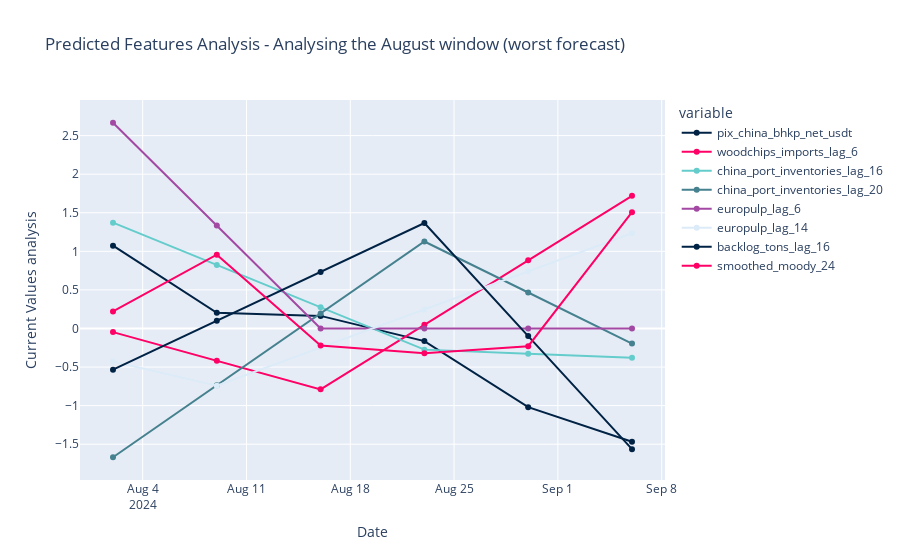

Notebook source saved alongside this figure:
### Code cell
fig1 = px.line(
    X_test_analysis_scaled,
    x=X_test_analysis_scaled.index,
    y=["pix_china_bhkp_net_usdt", *not_predicted_vars],
    title="Predicted Features Analysis - Analysing the August window (worst forecast)",
    markers=True,
    color_discrete_sequence=colors,
)
fig1.update_layout(xaxis_title="Date", yaxis_title="Current Values analysis")

fig1.show()

### Figure 1 — Plotly figure (JSON) as saved in the notebook; plotly's stock layout.template omitted (floating-point values rounded to 4 significant figures)
{"data": [{"hovertemplate": "variable=pix_china_bhkp_net_usdt<br>date=%{x}<br>value=%{y}<extra></extra>", "legendgroup": "pix_china_bhkp_net_usdt", "line": {"color": "#002244", "dash": "solid"}, "marker": {"symbol": "circle"}, "mode": "lines+markers", "name": "pix_china_bhkp_net_usdt", "orientation": "v", "showlegend": true, "type": "scatter", "x": ["2024-08-02T00:00:00", "2024-08-09T00:00:00", "2024-08-16T00:00:00", "2024-08-23T00:00:00", "2024-08-30T00:00:00", "2024-09-06T00:00:00"], "xaxis": "x", "y": [1.073, 0.204, 0.1633, -0.1633, -1.02, -1.469], "yaxis": "y"}, {"hovertemplate": "variable=woodchips_imports_lag_6<br>date=%{x}<br>value=%{y}<extra></extra>", "legendgroup": "woodchips_imports_lag_6", "line": {"color": "#ff0066", "dash": "solid"}, "marker": {"symbol": "circle"}, "mode": "lines+markers", "name": "woodchips_imports_lag_6", "orientation": "v", "showlegend": true, "type": "scatter", "x": ["2024-08-02T00:00:00", "2024-08-09T00:00:00", "2024-08-16T00:00:00", "2024-08-23T00:00:00", "2024-08-30T00:00:00", "2024-09-06T00:00:00"], "xaxis": "x", "y": [-0.04732, -0.4182, -0.789, 0.04732, 0.8836, 1.72], "yaxis": "y"}, {"hovertemplate": "variable=china_port_inventories_lag_16<br>date=%{x}<br>value=%{y}<extra></extra>", "legendgroup": "china_port_inventories_lag_16", "line": {"color": "#65CCCC", "dash": "solid"}, "marker": {"symbol": "circle"}, "mode": "lines+markers", "name": "china_port_inventories_lag_16", "orientation": "v", "showlegend": true, "type": "scatter", "x": ["2024-08-02T00:00:00", "2024-08-09T00:00:00", "2024-08-16T00:00:00", "2024-08-23T00:00:00", "2024-08-30T00:00:00", "2024-09-06T00:00:00"], "xaxis": "x", "y": [1.371, 0.8229, 0.2743, -0.2743, -0.3276, -0.3809], "yaxis": "y"}, {"hovertemplate": "variable=china_port_inventories_lag_20<br>date=%{x}<br>value=%{y}<extra></extra>", "legendgroup": "china_port_inventories_lag_20", "line": {"color": "#45818E", "dash": "solid"}, "marker": {"symbol": "circle"}, "mode": "lines+markers", "name": "china_port_inventories_lag_20", "orientation": "v", "showlegend": true, "type": "scatter", "x": ["2024-08-02T00:00:00", "2024-08-09T00:00:00", "2024-08-16T00:00:00", "2024-08-23T00:00:00", "2024-08-30T00:00:00", "2024-09-06T00:00:00"], "xaxis": "x", "y": [-1.669, -0.7369, 0.1954, 1.128, 0.4662, -0.1954], "yaxis": "y"}, {"hovertemplate": "variable=europulp_lag_6<br>date=%{x}<br>value=%{y}<extra></extra>", "legendgroup": "europulp_lag_6", "line": {"color": "#A349A4", "dash": "solid"}, "marker": {"symbol": "circle"}, "mode": "lines+markers", "name": "europulp_lag_6", "orientation": "v", "showlegend": true, "type": "scatter", "x": ["2024-08-02T00:00:00", "2024-08-09T00:00:00", "2024-08-16T00:00:00", "2024-08-23T00:00:00", "2024-08-30T00:00:00", "2024-09-06T00:00:00"], "xaxis": "x", "y": [2.667, 1.333, 0, 0, 0, 0], "yaxis": "y"}, {"hovertemplate": "variable=europulp_lag_14<br>date=%{x}<br>value=%{y}<extra></extra>", "legendgroup": "europulp_lag_14", "line": {"color": "#DCEBF8", "dash": "solid"}, "marker": {"symbol": "circle"}, "mode": "lines+markers", "name": "europulp_lag_14", "orientation": "v", "showlegend": true, "type": "scatter", "x": ["2024-08-02T00:00:00", "2024-08-09T00:00:00", "2024-08-16T00:00:00", "2024-08-23T00:00:00", "2024-08-30T00:00:00", "2024-09-06T00:00:00"], "xaxis": "x", "y": [-0.4276, -0.741, -0.247, 0.247, 0.741, 1.235], "yaxis": "y"}, {"hovertemplate": "variable=backlog_tons_lag_16<br>date=%{x}<br>value=%{y}<extra></extra>", "legendgroup": "backlog_tons_lag_16", "line": {"color": "#002244", "dash": "solid"}, "marker": {"symbol": "circle"}, "mode": "lines+markers", "name": "backlog_tons_lag_16", "orientation": "v", "showlegend": true, "type": "scatter", "x": ["2024-08-02T00:00:00", "2024-08-09T00:00:00", "2024-08-16T00:00:00", "2024-08-23T00:00:00", "2024-08-30T00:00:00", "2024-09-06T00:00:00"], "xaxis": "x", "y": [-0.5346, 0.09907, 0.7327, 1.366, -0.09907, -1.564], "yaxis": "y"}, {"hovertemplate": "variable=smoothed_moody_24<br>date=%{x}<br>value=%{y}<extra></extra>", "legendgroup": "smoothed_moody_24", "line": {"color": "#ff0066", "dash": "solid"}, "marker": {"symbol": "circle"}, "mode": "lines+markers", "name": "smoothed_moody_24", "orientation": "v", "showlegend": true, "type": "scatter", "x": ["2024-08-02T00:00:00", "2024-08-09T00:00:00", "2024-08-16T00:00:00", "2024-08-23T00:00:00", "2024-08-30T00:00:00", "2024-09-06T00:00:00"], "xaxis": "x", "y": [0.2215, 0.9561, -0.2215, -0.3219, -0.2296, 1.507], "yaxis": "y"}], "layout": {"legend": {"title": {"text": "variable"}, "tracegroupgap": 0}, "title": {"text": "Predicted Features Analysis - Analysing the August window (worst forecast)"}, "xaxis": {"anchor": "y", "domain": [0, 1], "title": {"text": "Date"}}, "yaxis": {"anchor": "x", "domain": [0, 1], "title": {"text": "Current Values analysis"}}}}
